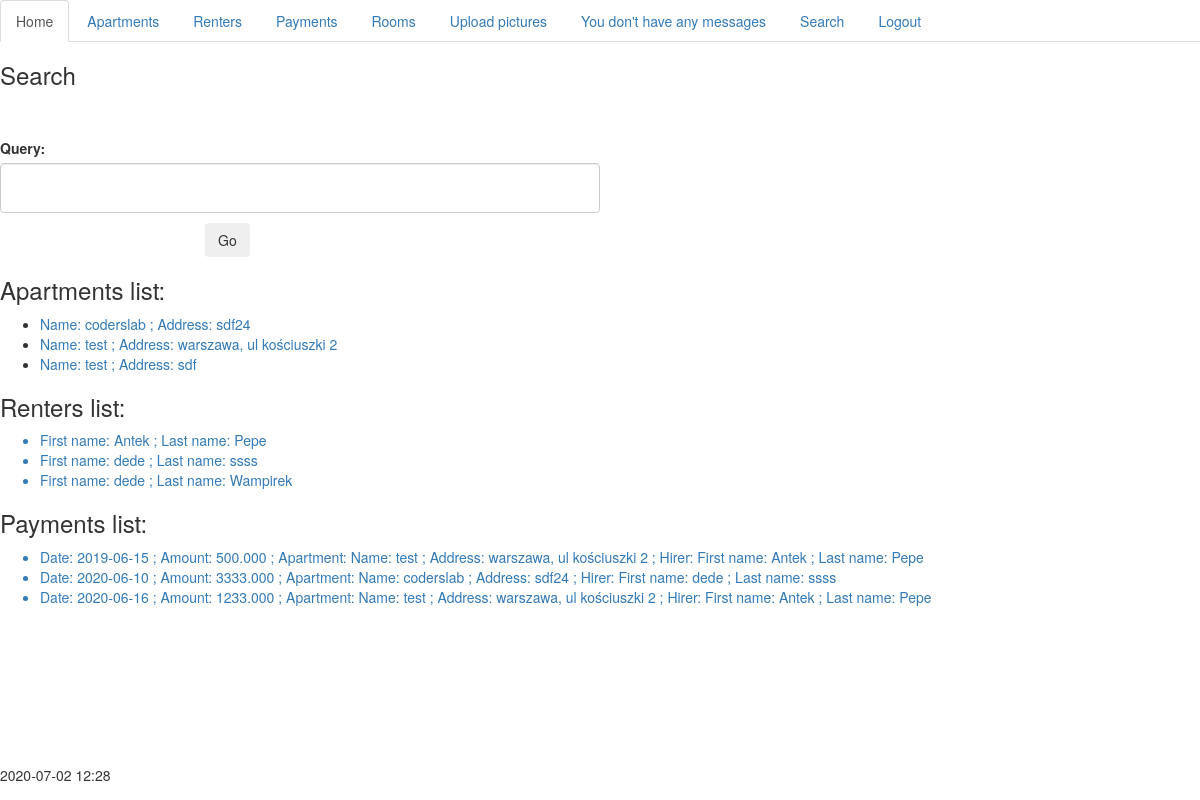
The page /search/ (signed in) on the database as committed earlier.
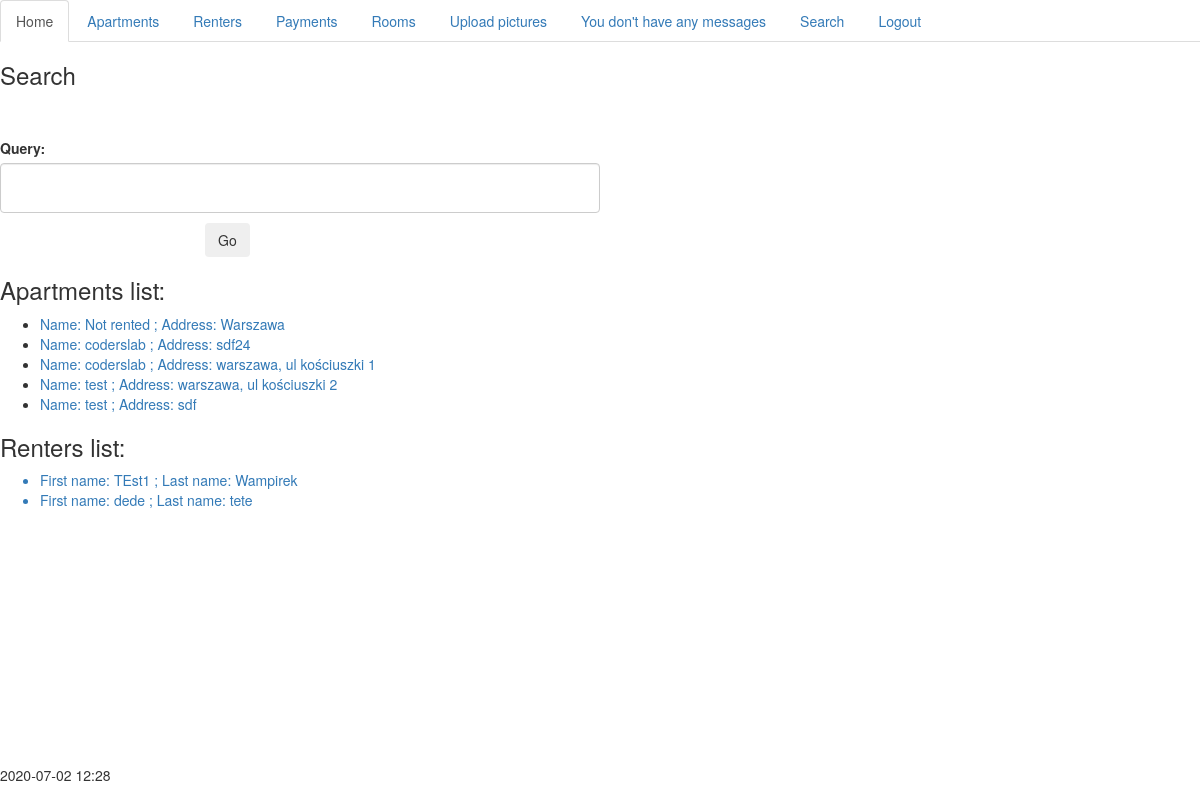
The same page on the database as committed later.
### handling/models.py (models this page shows, shortened)
class Apartments(models.Model):
    name = models.CharField(max_length=250)
    address = models.CharField(max_length=250)
    surface = models.DecimalField(max_digits=8, decimal_places=3)
    rent = models.IntegerField(null=True)
    costs = models.IntegerField(null=True)
    rooms = models.ManyToManyField(ApartmentsRooms)
    equipment = models.TextField()
    description = models.TextField()
    def __str__(self):
        return f'Name: {self.name} ; Address: {self.address}'
    def get_detail_url(self):
        return f'/apartments/{self.id}/'

class Renters(models.Model):
    first_name = models.CharField(max_length=100)
    last_name = models.CharField(max_length=100)
    apartment = models.OneToOneField(Apartments, on_delete=models.CASCADE)
    def __str__(self):
        return f'First name: {self.first_name} ; Last name: {self.last_name} '#; Apartment: {self.apartment}'
    def get_detail_url(self):
        return f'/renters/{self.id}/'

class Payments(models.Model):
    date = models.DateField()
    amount = models.DecimalField(max_digits=8, decimal_places=3)
    renter = models.ForeignKey(Renters, on_delete=models.CASCADE)
    apartment = models.ForeignKey(Apartments,on_delete=models.CASCADE)
    def __str__(self):
        return f'Date: {self.date} ; Amount: {self.amount} ; Apartment: {self.apartment} ; Hirer: {self.renter}'
    def get_detail_url(self):
        return f'/payments/{self.id}/'

### handling/views.py (the view)
# urls.py: path('search/', views.SearchDatas.as_view(),name='search'),
class SearchDatas(LoginRequiredMixin,View):
    def get(self,request):
        search_form = SearchForm
        aparts,rent,pay= self.search(request)
        context = {'search_form':search_form, 'objects_apartments':aparts,'objects_renters':rent,'objects_payments':pay}
        return render(request,'search.html',context)
    def search(self,request):
        search_form = SearchForm(request.GET)
        search_form.is_valid()
        a_name = search_form.cleaned_data.get('query', "")
        a_address = search_form.cleaned_data.get('query', "")
        a_equipment = search_form.cleaned_data.get('query', "")
        a_description = search_form.cleaned_data.get('query', "")
        a1 = Q(name__icontains=a_name)
        a2 = Q(address__icontains=a_address)
        a3 = Q(equipment__icontains=a_equipment)
        a4 = Q(description__icontains=a_description)
        aparts = Apartments.objects.filter(a1 | a2 | a3 | a4).order_by('name')
        r_first = search_form.cleaned_data.get('query', "")
        r_last = search_form.cleaned_data.get('query', "")
        r1 = Q(first_name__icontains=r_first)
        r2 = Q(last_name__icontains=r_last)
        rent = Renters.objects.filter(r1 | r2 ).order_by('first_name')
        p_date = search_form.cleaned_data.get('query', "")
        p_amount = search_form.cleaned_data.get('query', "")
        p1 = Q(date__icontains=p_date)
        p2 = Q(amount__icontains=p_amount)
        pay = Payments.objects.filter(p1 | p2 ).order_by('date')
        return aparts,rent,pay

### handling/extra_context.py (called while the page is built)
def get_messages(request):
    if Messages.objects.all():
        return {'mess':'You have messages'}
    else:
        return {'mess': "You don't have any messages"}

### normalview/extra_context.py (called while the page is built)
def show_time(request):
    now = datetime.now()
    two_hours_timezone = datetime.now() + timedelta(hours=2)
    hour = '{:%H:%M}'.format(two_hours_timezone)
    return {'now':now.strftime("%Y-%m-%d"),'hour':hour}

### handling/templates/search.html
{% extends 'base.html' %}
{% block content %}
<h3> Search </h3><br><br>
    <form class="form-horizontal" method="GET" >
    {{ search_form.as_p }}
    <div class="form-group">
      <div class="col-sm-offset-2 col-sm-10">
        <button type="submit" class="btn btn-default">Go</button>
      </div>
    </div>
</form>
{% if objects_apartments %}
<h3>Apartments list:</h3>
<ul>
{% for object in objects_apartments %}
    <li class="{{ class }}"><a href="{{ object.get_detail_url }}"> {{ object }}</a></li>
{% endfor %}
</ul>
{% endif %}
{% if objects_renters %}
<h3>Renters list:</h3>
<ul>
{% for object in objects_renters %}
    <a href="{{ object.get_detail_url }}"> <li class="{{ class }}"> {{ object }}</li></a>
{% endfor %}
</ul>
{% endif %}
{% if objects_payments %}
<h3>Payments list:</h3>
<ul>
{% for object in objects_payments %}
    <a href="{{ object.get_detail_url }}"> <li class="{{ class }}"> {{ object }}</li></a>
{% endfor %}
</ul>
{% endif %}
{% endblock %}

Rows that differ between the two databases and show on the page:
removed Renters: first_name+last_name "First name: Antek ; Last name: Pepe"
removed Renters: first_name+last_name "First name: dede ; Last name: ssss"
removed Renters: first_name+last_name "First name: dede ; Last name: Wampirek"
removed Payments: date+amount+apartment "Date: 2019-06-15 ; Amount: 500.000 ; Apartment: Name: test ; Address: warszawa, ul kościuszki 2 ; Hirer: First name: Antek ; Last name: Pepe"
removed Payments: date+amount+apartment "Date: 2020-06-10 ; Amount: 3333.000 ; Apartment: Name: coderslab ; Address: sdf24 ; Hirer: First name: dede ; Last name: ssss"
removed Payments: date+amount+apartment "Date: 2020-06-16 ; Amount: 1233.000 ; Apartment: Name: test ; Address: warszawa, ul kościuszki 2 ; Hirer: First name: Antek ; Last name: Pepe"
added Apartments: name+address "Name: Not rented ; Address: Warszawa"
added Apartments: name+address "Name: coderslab ; Address: warszawa, ul kościuszki 1"
added Renters: first_name+last_name "First name: TEst1 ; Last name: Wampirek"
added Renters: first_name+last_name "First name: dede ; Last name: tete"
Other text that changed with them:
text no longer shown: "Payments list:"
